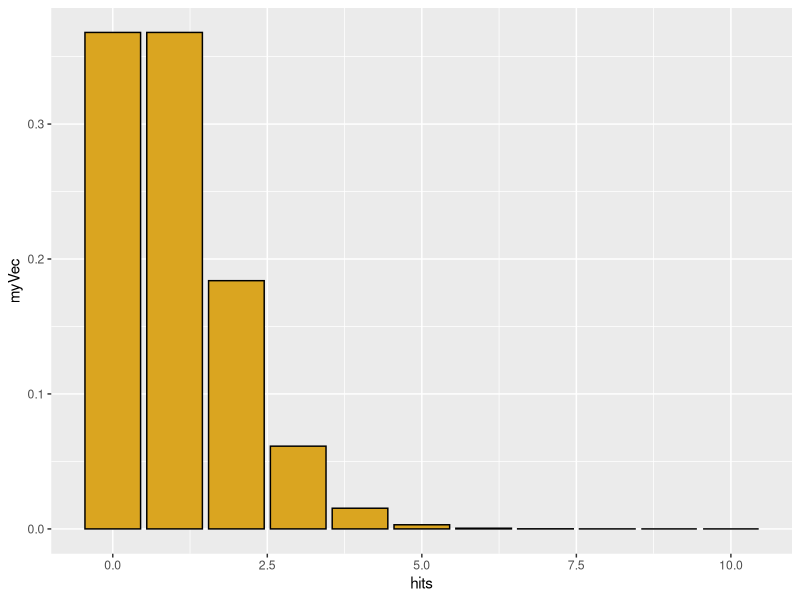
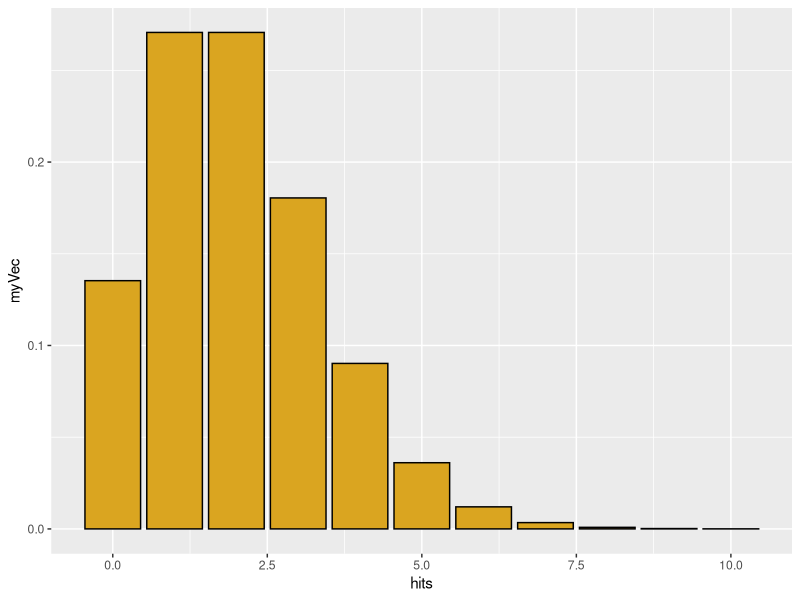
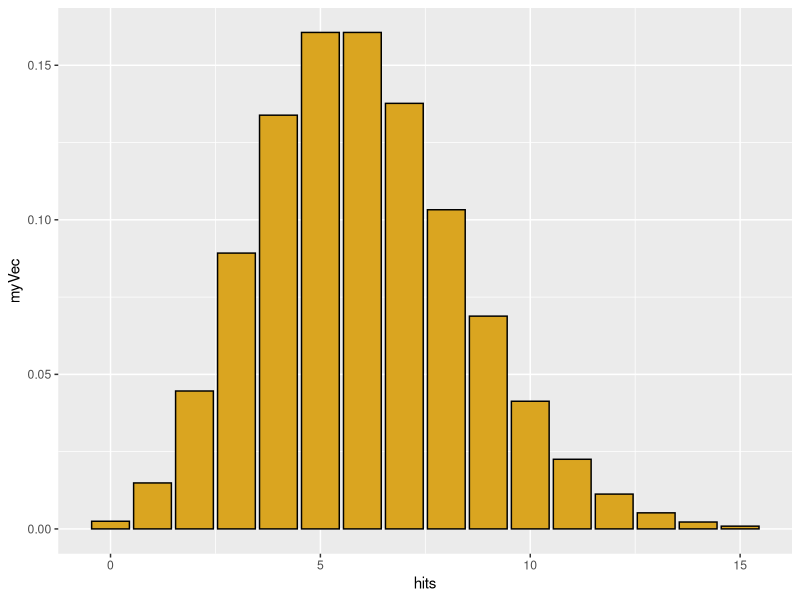
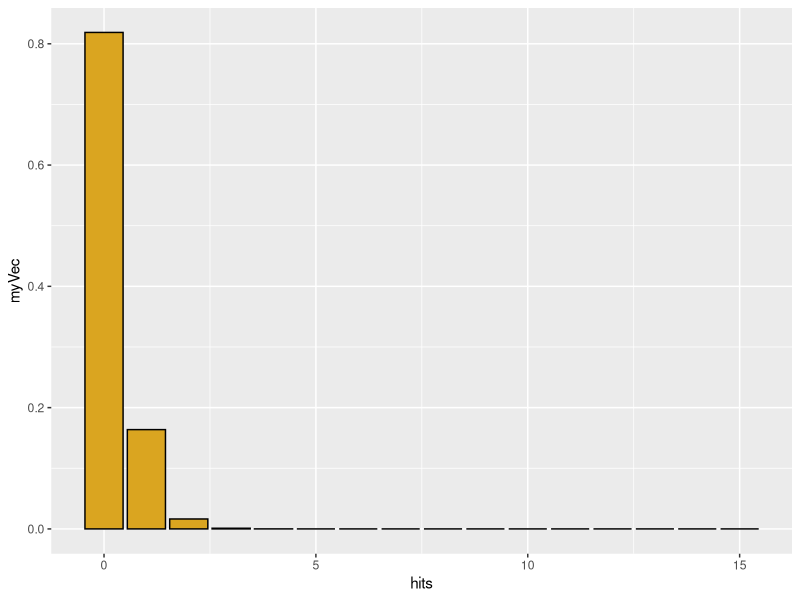
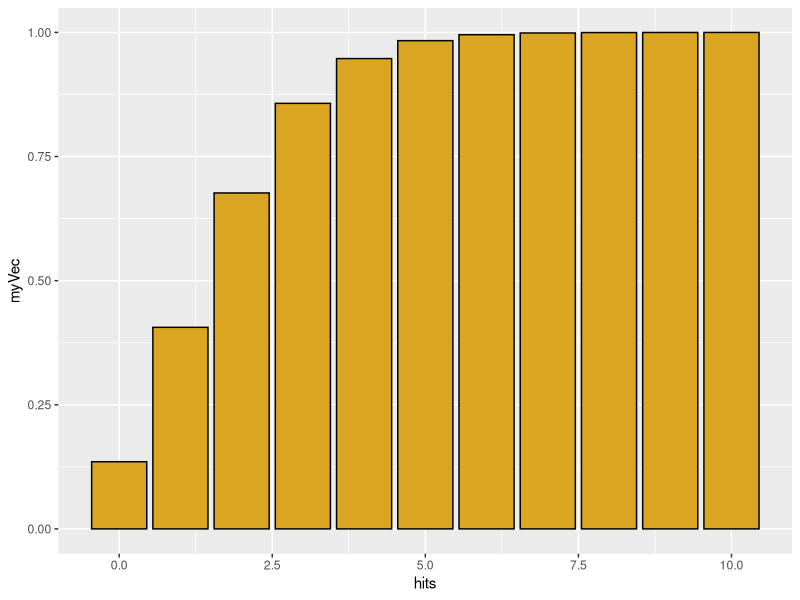
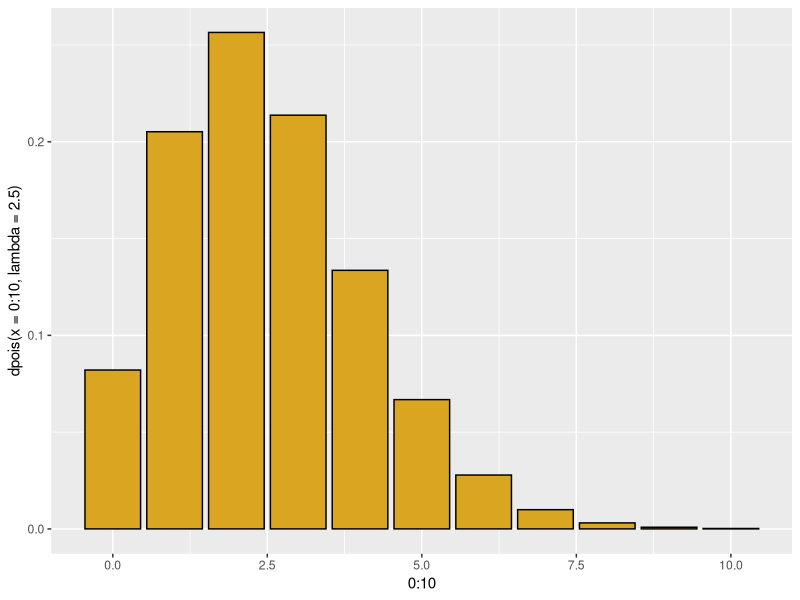
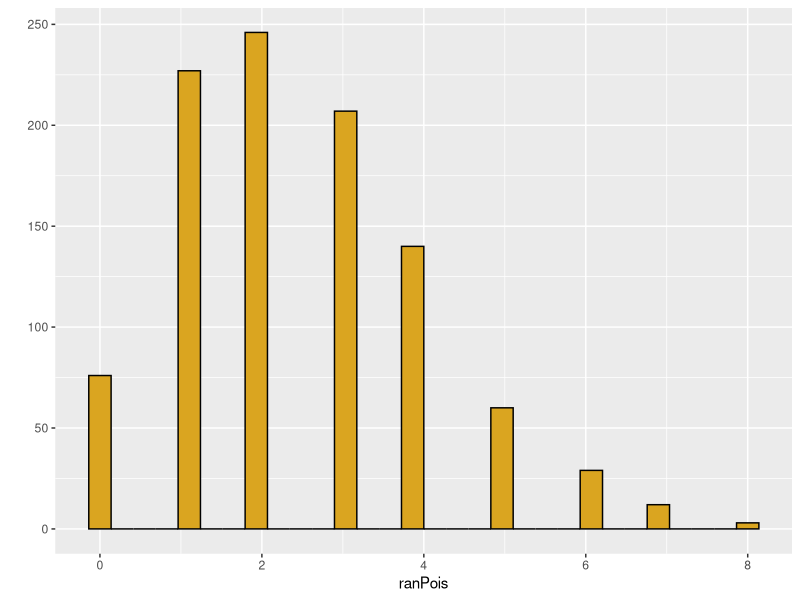
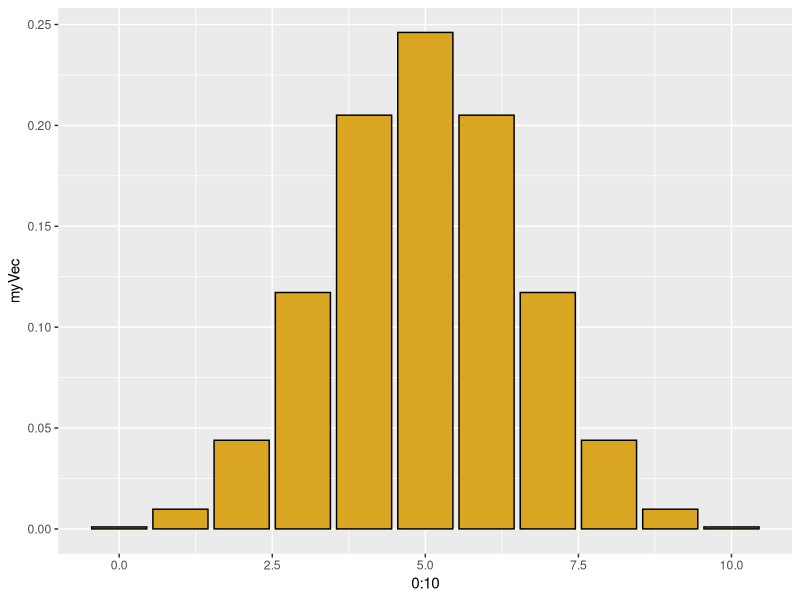

The R source for these figures, in order:
# Probability distributions in 
# 20 February 2024
# Rachel Hall

library(ggplot2)
library(MASS)
# Poisson distribution
# Discrete X >= 0
# Random events with a constant rate lambda
# (observations per time or per unit area)
# Parameter lambda > 0

# "d" function generates probability density 
hits <- 0:10
myVec <-dpois(x=hits,lambda=1)
qplot(x=hits,y=myVec,geom="col",color=I("black"),fill=I("goldenrod"))

myVec <- dpois(x=hits,lambda=2)
qplot(x=hits,y=myVec,geom="col",color=I("black"),fill=I("goldenrod"))

hits <- 0:15
myVec <- dpois(x=hits,lambda=6)
qplot(x=hits,y=myVec,geom="col",color=I("black"),fill=I("goldenrod"))

hits <- 0:15
myVec <- dpois(x=hits,lambda=0.2)
qplot(x=hits,y=myVec,geom="col",color=I("black"),fill=I("goldenrod"))

sum(myVec)  # sum of density function = 1.0 (total area under curve)

# for a Poisson distribution with lambda=2, 
# what is the probability that a single draw will yield X=0?
dpois(x=0,lambda=2)

# "p" function generates cumulative probability density; gives the 
# "lower tail" cumulative area of the distribution

hits <- 0:10
myVec <- ppois(q=hits,lambda=2)
qplot(x=hits,y=myVec,geom="col",color=I("black"),fill=I("goldenrod"))


# for a Poisson distribution with lambda=2, 
# what is the probability of getting 1 or fewer hits?

ppois(q=1, lambda=2)


# We could also get this through dpois
p_0 <- dpois(x=0,lambda=2)
p_0
p_1 <- dpois(x=1,lambda=2)
p_1
p_0 + p_1


# The q function is the inverse of p
# What is the number of hits corresponding to 50% (half) of the probability mass
qpois(p=0.5,lambda=2.5)
qplot(x=0:10,y=dpois(x=0:10,lambda=2.5),geom="col",color=I("black"),fill=I("goldenrod"))

# but distribution is discrete, so this is not exact
ppois(q=2,lambda=2.5)

# finally, we can simulate individual values from a poisson
ranPois <- rpois(n=1000,lambda=2.5)
qplot(x=ranPois,color=I("black"),fill=I("goldenrod"))


# for real or simulated data, we can use the quantile
# function to find the empirical  95% confidence interval on the data

quantile(x=ranPois,probs=c(0.025,0.975))

# Binomial distribution

# p = probability of a dichotomous outcome
# size = number of trials
# x = possible outcomes
# outcome x is bounded between 0 and number of trials

# use "d" binom for density function
hits <- 0:10
myVec <- dbinom(x=hits,size=10,prob=0.5)
qplot(x=0:10,y=myVec,geom="col",color=I("black"),fill=I("goldenrod"))


# and how does this compare to an actual simulation of 50 tosses of 100 coins?

myCoins <- rbinom(n=50,size=100,prob=0.5)
qplot(x=myCoins,color=I("black"),fill=I("goldenrod"))
quantile(x=myCoins,probs=c(0.025,0.975))

# negative binomial: number of failures (values of MyVec)
# in a series of (Bernouli) with p=probability of success 
# before a target number of successes (= size)
# generates a discrete distribution that is more 
# heterogeneous ("overdispersed") than Poisson
hits <- 0:40
myVec <- dnbinom(x=hits, size=5, prob=0.2)
qplot(x=hits,y=myVec,geom="col",color=I("black"),fill=I("goldenrod"))

# geometric series is a special case where N= 1 success
# each bar is a constant fraction 1 - "prob" of the bar before it
myVec <- dnbinom(x=hits, size=1, prob=0.1)
qplot(x=hits,y=myVec,geom="col",color=I("black"),fill=I("goldenrod"))

# alternatively specify mean = mu of distribution and size,
# the dispersion parameter (small is more dispersed)
# this gives us a poisson with a lambda value that varies
# the dispersion parameter is the shape parameter in the gamma
# as it increases, the distribution has a smaller variance
# just simulate it directly

nbiRan <- rnbinom(n=1000,size=10,mu=5)
qplot(nbiRan,color=I("black"),fill=I("goldenrod"))

nbiRan <- rnbinom(n=1000,size=0.1,mu=5)
qplot(nbiRan,color=I("black"),fill=I("goldenrod"))

# uniform
# params specify minimum and maximum

#runif for random data
qplot(x=runif(n=100,min=0,max=5),color=I("black"),fill=I("goldenrod"))
qplot(runif(n=1000,min=0,max=5),color=I("black"),fill=I("goldenrod"))

# normal 
myNorm <- rnorm(n=100,mean=100,sd=2)
qplot(myNorm,color=I("black"),fill=I("goldenrod"))

# problems with normal when mean is small but zero is not allowed.
myNorm <- rnorm(n=100,mean=2,sd=2)
qplot(myNorm,color=I("black"),fill=I("goldenrod"))
summary(myNorm)
tossZeroes <- myNorm[myNorm>0]
qplot(tossZeroes,color=I("black"),fill=I("goldenrod"))
summary(tossZeroes)

# gamma distribution, continuous positive values, but bounded at 0

myGamma <- rgamma(n=100,shape=1,scale=10)
qplot(myGamma,color=I("black"),fill=I("goldenrod"))

# gamma with shape= 1 is an exponential with scale = mean

# shape <=1 gives a mode near zero; very small shape rounds to zero
myGamma <- rgamma(n=100,shape=0.1,scale=1)
qplot(myGamma,color=I("black"),fill=I("goldenrod"))

# large shape parameters moves towards a normal
myGamma <- rgamma(n=100,shape=20,scale=1)
qplot(myGamma,color=I("black"),fill=I("goldenrod"))

# scale parameter changes mean- and the variance!
qplot(rgamma(n=100,shape=2,scale=100),color=I("black"),fill=I("goldenrod"))
qplot(rgamma(n=100,shape=2,scale=10),color=I("black"),fill=I("goldenrod"))
qplot(rgamma(n=100,shape=2,scale=1),color=I("black"),fill=I("goldenrod"))
qplot(rgamma(n=100,shape=2,scale=0.1),color=I("black"),fill=I("goldenrod"))


# unlike the normal, the two parameters affect both mean and variance

# mean = shape*scale
# variance= shape*scale^2

# beta distribution 
# bounded at 0 and 1
# analagous to a binomial, but result is a continuous distribution of probabilities
# parameter shape1 = number of successes + 1
# parameter shape2 = number of failures + 1
# interpret these in terms of a coin you are tossing

# shape1 = 1, shape2 = 1 = "no data"
myBeta <- rbeta(n=1000,shape1=1,shape2=1)
qplot(myBeta,xlim=c(0,1),color=I("black"),fill=I("goldenrod"))

# shape1 = 1, shape2 = 1 = "no data"
myBeta <- rbeta(n=1000,shape1=1,shape2=1)
qplot(myBeta,xlim=c(0,1),color=I("black"),fill=I("goldenrod"))


# shape1 = 2, shape1 = 1 = "1 coin toss, comes up heads!"
myBeta <- rbeta(n=1000,shape1=2,shape2=1)
qplot(myBeta,xlim=c(0,1),color=I("black"),fill=I("goldenrod"))

# two tosses, 1 head and 1 tail
myBeta <- rbeta(n=1000,shape1=2,shape2=2)
qplot(myBeta,xlim=c(0,1),color=I("black"),fill=I("goldenrod"))

# two tosses, both heads
myBeta <- rbeta(n=1000,shape1=2,shape2=1)
qplot(myBeta,xlim=c(0,1),color=I("black"),fill=I("goldenrod"))

# let's get more data
myBeta <- rbeta(n=1000,shape1=20,shape2=20)
qplot(myBeta,xlim=c(0,1),color=I("black"),fill=I("goldenrod"))

myBeta <- rbeta(n=1000,shape1=500,shape2=500)
qplot(myBeta,xlim=c(0,1),color=I("black"),fill=I("goldenrod"))

# if the coin is biased
myBeta <- rbeta(n=1000,shape1=1000,shape2=500)
qplot(myBeta,xlim=c(0,1),color=I("black"),fill=I("goldenrod"))
myBeta <- rbeta(n=1000,shape1=10,shape2=5)
qplot(myBeta,xlim=c(0,1),color=I("black"),fill=I("goldenrod"))


# shape parameters less than 1.0 give us a u-shaped distribution
myBeta <- rbeta(n=1000,shape1=0.1,shape2=0.1)
qplot(myBeta,xlim=c(0,1),color=I("black"),fill=I("goldenrod"))
myBeta <- rbeta(n=1000,shape1=0.5,shape2=0.2)
qplot(myBeta,xlim=c(0,1),color=I("black"),fill=I("goldenrod"))
